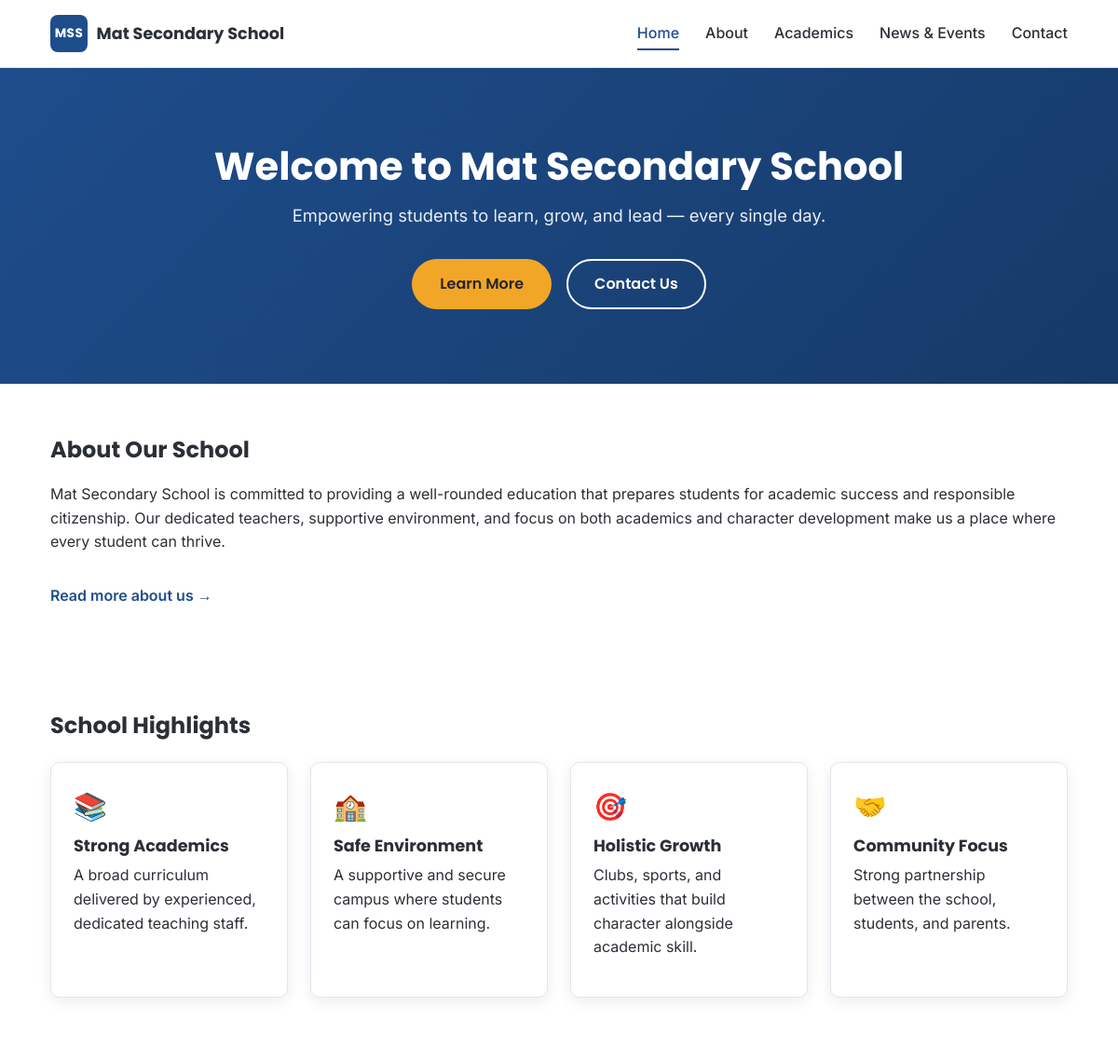
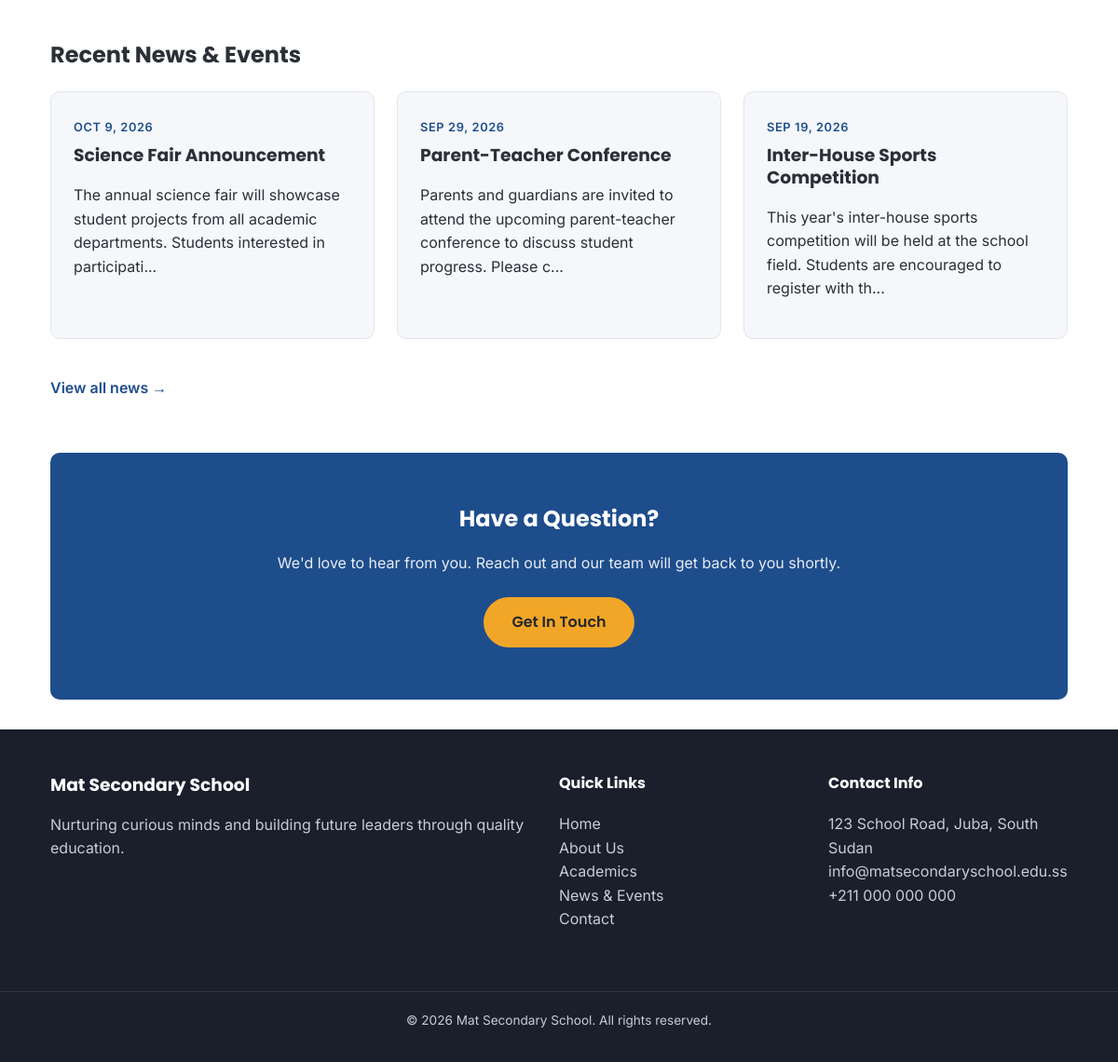
The page / on the database its author committed (2 pictures, top to bottom).
### tables this page shows
CREATE TABLE IF NOT EXISTS news (
    id         INT AUTO_INCREMENT PRIMARY KEY,
    title      VARCHAR(255) NOT NULL,
    content    TEXT NOT NULL,
    event_date DATE NOT NULL,
    created_at TIMESTAMP NOT NULL DEFAULT CURRENT_TIMESTAMP
);

### index.php (the view, shortened to what this page needs)
<?php
$recentNews = [];
try {
    $pdo = getDbConnection();
    $stmt = $pdo->query('SELECT id, title, content, event_date FROM news ORDER BY event_date DESC, created_at DESC LIMIT 3');
    $recentNews = $stmt->fetchAll();
} catch (PDOException $e) {
    error_log('Failed to fetch recent news: ' . $e->getMessage());
}
require_once __DIR__ . '/includes/header.php';
?>
<section class="hero">
    <div class="container hero-inner">
        <h1>Welcome to Mat Secondary School</h1>
        <p class="hero-subtitle">Empowering students to learn, grow, and lead — every single day.</p>
        <div class="hero-actions">
            <a href="about.php" class="btn btn-primary">Learn More</a>
            <a href="contact.php" class="btn btn-outline">Contact Us</a>
        </div>
    </div>
</section>
<section class="section intro-section">
    <div class="container">
        <h2>About Our School</h2>
        <p>
            Mat Secondary School is committed to providing a well-rounded education that prepares
            students for academic success and responsible citizenship. Our dedicated teachers,
            supportive environment, and focus on both academics and character development make us
            a place where every student can thrive.
        </p>
        <a href="about.php" class="link-arrow">Read more about us &rarr;</a>
    </div>
</section>
<section class="section highlights-section">
    <div class="container">
        <h2>School Highlights</h2>
        <div class="highlights-grid">
            <div class="highlight-card">
                <div class="highlight-icon">📚</div>
                <h3>Strong Academics</h3>
                <p>A broad curriculum delivered by experienced, dedicated teaching staff.</p>
            </div>
            <div class="highlight-card">
                <div class="highlight-icon">🏫</div>
                <h3>Safe Environment</h3>
                <p>A supportive and secure campus where students can focus on learning.</p>
            </div>
            <div class="highlight-card">
                <div class="highlight-icon">🎯</div>
                <h3>Holistic Growth</h3>
                <p>Clubs, sports, and activities that build character alongside academic skill.</p>
            </div>
            <div class="highlight-card">
                <div class="highlight-icon">🤝</div>
                <h3>Community Focus</h3>
                <p>Strong partnership between the school, students, and parents.</p>
            </div>
        </div>
    </div>
</section>
<section class="section news-preview-section">
    <div class="container">
        <h2>Recent News & Events</h2>
        <?php if (!empty($recentNews)): ?>
            <div class="news-grid">
                <?php foreach ($recentNews as $item): ?>
                    <article class="news-card">
                        <span class="news-date"><?php echo htmlspecialchars(date('M j, Y', strtotime($item['event_date']))); ?></span>
                        <h3><?php echo htmlspecialchars($item['title']); ?></h3>
                        <?php
                            $preview = $item['content'];
                            if (strlen($preview) > 120) {
                                $preview = substr($preview, 0, 120) . '...';
                            }
                        ?>
                        <p><?php echo htmlspecialchars($preview); ?></p>
                    </article>
                <?php endforeach; ?>
            </div>
            <a href="news.php" class="link-arrow">View all news &rarr;</a>
        <?php else: ?>
            <p>No news or events have been posted yet. Please check back soon.</p>
        <?php endif; ?>
    </div>
</section>
<section class="section cta-section">
    <div class="container cta-inner">
        <h2>Have a Question?</h2>
        <p>We'd love to hear from you. Reach out and our team will get back to you shortly.</p>
        <a href="contact.php" class="btn btn-primary">Get In Touch</a>
    </div>
</section>
<?php require_once __DIR__ . '/includes/footer.php'; ?>

### css/style.css (style rules this page uses)
:root { --color-primary: #1e4d8c; --color-primary-dark: #163a68; --color-accent: #f2a627; --color-text: #2b2f36; --color-text-light: #5c6470; --color-bg: #ffffff; --color-bg-alt: #f5f7fa; --color-border: #e2e6ec; --color-success-bg: #e6f6ec; --color-success-text: #1c7a3f; --color-error-bg: #fdecec; --color-error-text: #b3261e; --font-heading: 'Poppins', sans-serif; --font-body: 'Inter', sans-serif; --radius: 10px; --shadow: 0 4px 16px rgba(20, 30, 60, 0.08); --max-width: 1140px; }
* { box-sizing: border-box; }
html { scroll-behavior: smooth; }
body { margin: 0; font-family: var(--font-body); color: var(--color-text); background-color: var(--color-bg); line-height: 1.6; }
h1, h2, h3, h4 { font-family: var(--font-heading); line-height: 1.25; margin-top: 0; color: var(--color-text); }
p { margin-top: 0; }
a { color: var(--color-primary); text-decoration: none; }
.container { width: 100%; max-width: var(--max-width); margin: 0 auto; padding: 0 1.5rem; }
.section { padding: 3.5rem 0; }
.btn { display: inline-block; padding: 0.75rem 1.75rem; border-radius: 999px; font-weight: 600; font-family: var(--font-heading); text-decoration: none; transition: all 0.2s ease; border: 2px solid transparent; cursor: pointer; }
.btn-primary { background-color: var(--color-accent); color: #23262b; }
.btn-outline { background-color: transparent; border-color: #ffffff; color: #ffffff; }
.link-arrow { display: inline-block; margin-top: 1rem; font-weight: 600; }
.hero { background: linear-gradient(135deg, var(--color-primary), var(--color-primary-dark)); color: #fff; padding: 5rem 0; text-align: center; }
.hero h1 { color: #fff; font-size: 2.6rem; margin-bottom: 0.75rem; }
.hero-subtitle { font-size: 1.15rem; color: rgba(255, 255, 255, 0.9); max-width: 620px; margin: 0 auto 2rem; }
.hero-actions { display: flex; gap: 1rem; justify-content: center; flex-wrap: wrap; }
.highlights-grid, .departments-grid, .mission-grid, .info-grid { display: grid; grid-template-columns: repeat(4, 1fr); gap: 1.5rem; margin-top: 1.5rem; }
.highlight-card, .department-card, .mission-card, .info-item { background-color: var(--color-bg); border: 1px solid var(--color-border); border-radius: var(--radius); padding: 1.5rem; box-shadow: var(--shadow); }
.highlight-icon { font-size: 1.8rem; margin-bottom: 0.5rem; }
.highlight-card h3, .department-card h3, .mission-card h3 { font-size: 1.1rem; margin-bottom: 0.5rem; }
.news-grid { display: grid; grid-template-columns: repeat(3, 1fr); gap: 1.5rem; margin-top: 1.5rem; margin-bottom: 1.5rem; }
.news-card { background-color: var(--color-bg-alt); border-radius: var(--radius); padding: 1.5rem; border: 1px solid var(--color-border); }
.news-date { display: inline-block; font-size: 0.8rem; font-weight: 600; color: var(--color-primary); text-transform: uppercase; letter-spacing: 0.05em; margin-bottom: 0.5rem; }
.cta-section { background-color: var(--color-primary); color: #fff; text-align: center; border-radius: var(--radius); margin: 0 1.5rem; max-width: calc(var(--max-width) - 3rem); margin-left: auto; margin-right: auto; }
.cta-section h2 { color: #fff; }
.cta-section p { color: rgba(255, 255, 255, 0.9); margin-bottom: 1.5rem; }

### rows shown on the page
news: event_date "OCT 9, 2026", title "Science Fair Announcement", content "The annual science fair will showcase student projects from all academic departments. Students interested in participati..."
news: event_date "SEP 29, 2026", title "Parent-Teacher Conference", content "Parents and guardians are invited to attend the upcoming parent-teacher conference to discuss student progress. Please c..."
news: event_date "SEP 19, 2026", title "Inter-House Sports Competition", content "This year's inter-house sports competition will be held at the school field. Students are encouraged to register with th..."
